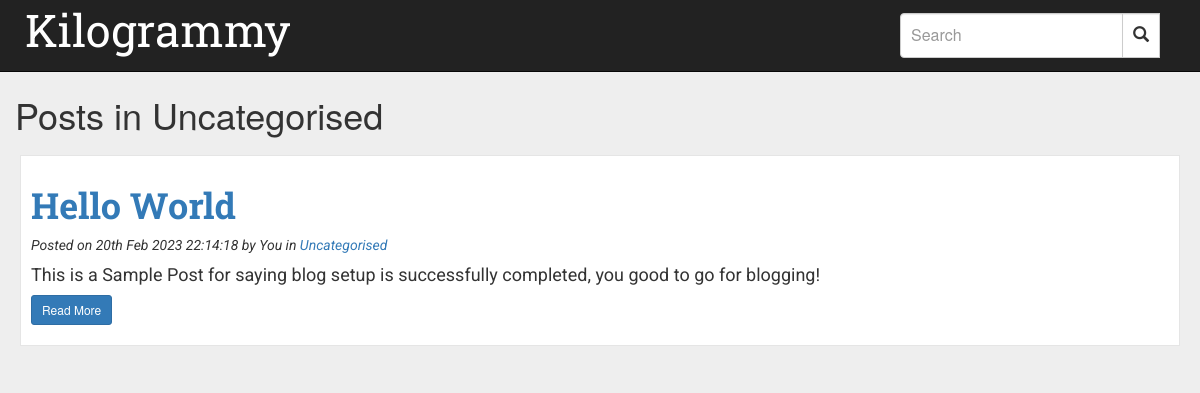
/viewbycat.php?catid=1&category=Uncategorised, run on the app's committed database.
### tables this page shows
CREATE TABLE `blog_posts` (
  `id` int(11) NOT NULL,
  `postTitle` varchar(200) NOT NULL,
  `description` text NOT NULL,
  `content` text NOT NULL,
  `post_date` timestamp NOT NULL DEFAULT current_timestamp() ON UPDATE current_timestamp(),
  `auther` varchar(25) NOT NULL,
  `catinfo` varchar(11) DEFAULT NULL
);

CREATE TABLE `blog_cats` (
  `catID` int(11) NOT NULL,
  `catTitle` varchar(200) NOT NULL,
  `catSlug` varchar(200) NOT NULL
);

### viewbycat.php (the view, shortened to what this page needs)
<?php
	$getcatid = $_GET['catid'];
	$getcategory = $_GET['category'];
	require_once('inc/dbconfig.php');
?>
	<div class="container topspace">
		<div class="row">
			<div id="catheader">
				<h1>Posts in <?php echo $getcategory; ?></h1>
			</div>
			<?php
				$query = "SELECT id, postTitle, description, post_date, auther, catinfo FROM blog_posts WHERE catinfo='$getcatid' ORDER BY id DESC";
				$result = mysqli_query($con,$query);
				if (mysqli_num_rows($result) > 0)
				{
					while($row = mysqli_fetch_assoc($result))
					{
						echo '<div class="postbox">';
			                echo '<h1 id="posttitle"><a href="viewpost.php?id='.$row['id'].'&title='.$row['postTitle'].'">'.$row['postTitle'].'</a></h1>';
			                echo '<p id="postdate"><i>Posted on '.date('jS M Y H:i:s', strtotime($row['post_date'])).'</i> by '.$row['auther'].' in ';
						$forcat = "SELECT catID, catTitle, catSlug FROM blog_cats WHERE catID = ".$row['catinfo']."";
						$result1 = mysqli_query($con,$forcat);
						if (mysqli_num_rows($result1) > 0)
						{
							while($row1 = mysqli_fetch_assoc($result1))
							{
								echo '<a href="viewbycat.php?catid='.$row1['catID'].'&category='.$row1['catTitle'].'">'.$row1['catTitle'].'</a></p>';
							}
						}
			                echo '<p><h4 id="description">'.$row['description'].'</h4></p>';
			                echo '<p><a class="btn btn-sm btn-primary" href="viewpost.php?id='.$row['id'].'&title='.$row['postTitle'].'">Read More</a></p>';
			            	echo '</div>';
					}
				}
				else
				{
					echo '<div class="alert alert-warning text-center col-md-offset-4 col-md-4"><h3>Sorry no posts found <?php echo "under".$getcategory; ?></h3></div>';
					die();
				}
			?>
			</div>
		</div>
</body>
</html>

### css/styles.css (style rules this page uses)
body { background: #eee !important; }
a, a:hover { text-decoration: none; }
.postbox { background-color: #fff; padding: 10px 10px; margin: 20px 5px; border: 1px solid rgba(0,0,0,0.1); z-index: 1000; }
#postdate { font-family: 'Roboto', sans-serif; font-style: italic; }
#posttitle { font-family: 'Roboto Slab', serif; font-weight: bolder; }
#description { font-family: 'Roboto', sans-serif; font-weight: normal; }
.topspace { margin-top: 75px; }

### data on the page
blog_posts: postTitle "Hello World", post_date "20th Feb 2023 22:14:18", auther "You", description "This is a Sample Post for saying blog setup is successfully completed, you good to go for blogging!"
blog_cats: catTitle "Uncategorised"

### other printed values
BLOG "Kilogrammy"
$getcategory "Uncategorised"
